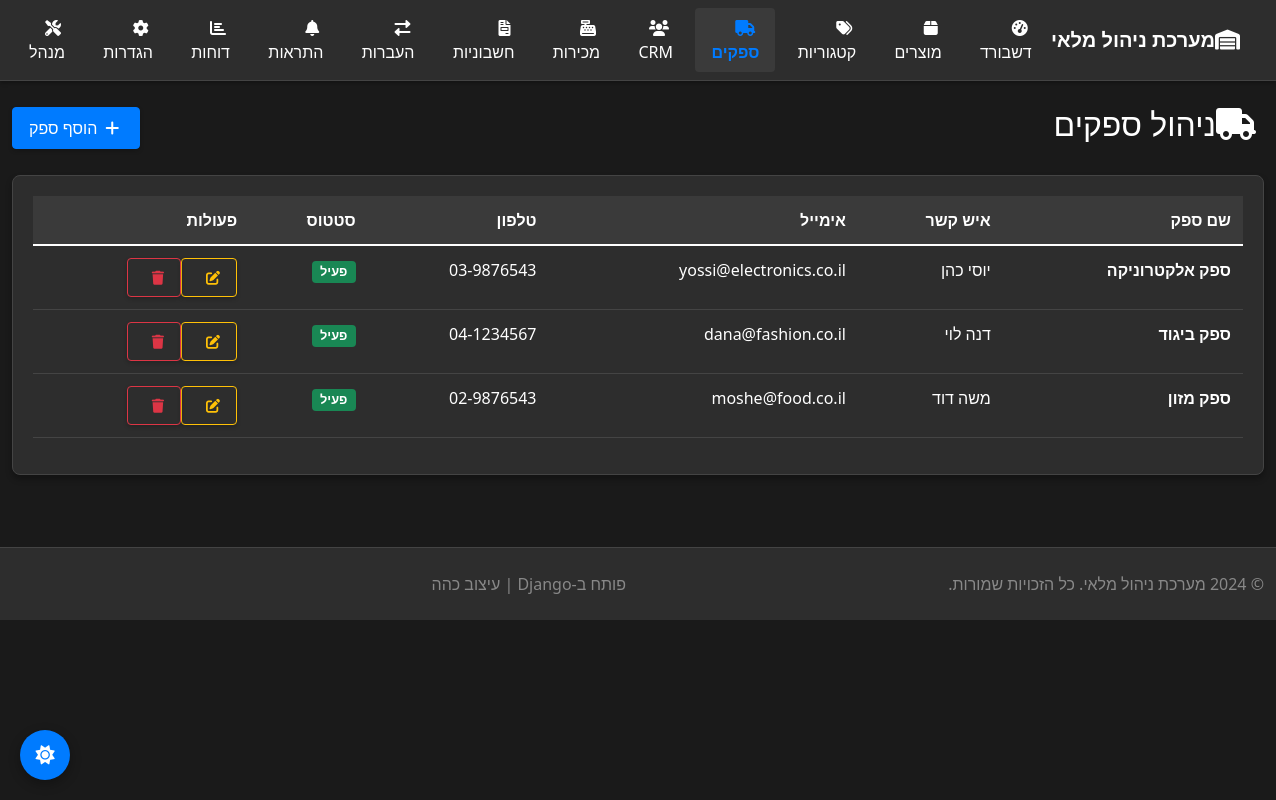
The app's page /inventory/suppliers/ with its own data.
### inventory/models.py (models this page shows, shortened)
class Supplier(models.Model):
    name = models.CharField(max_length=200)
    contact_person = models.CharField(max_length=100, blank=True)
    email = models.EmailField(blank=True)
    phone = models.CharField(max_length=20, blank=True)
    address = models.TextField(blank=True)
    is_active = models.BooleanField(default=True)
    created_at = models.DateTimeField(auto_now_add=True)

### inventory/views.py (the view)
# urls.py: path('suppliers/', views.supplier_list, name='supplier_list'),
def supplier_list(request):
    suppliers = Supplier.objects.all()
    return render(request, 'inventory/supplier_list.html', {'suppliers': suppliers})

### inventory/templates/inventory/supplier_list.html (shortened to what this page needs)
{% extends 'inventory/base.html' %}
{% block content %}
<div class="row">
    <div class="col-12">
        <div class="d-flex justify-content-between align-items-center mb-4">
            <h2><i class="fas fa-truck me-2"></i>ניהול ספקים</h2>
            <a href="{% url 'add_supplier' %}" class="btn btn-primary">
                <i class="fas fa-plus me-1"></i>הוסף ספק
            </a>
        </div>
        <div class="card">
            <div class="card-body">
                {% if suppliers %}
                    <div class="table-responsive">
                        <table class="table table-hover">
                            <thead>
                                <tr>
                                    <th>שם ספק</th>
                                    <th>איש קשר</th>
                                    <th>אימייל</th>
                                    <th>טלפון</th>
                                    <th>סטטוס</th>
                                    <th>פעולות</th>
                                </tr>
                            </thead>
                            <tbody>
                                {% for supplier in suppliers %}
                                <tr>
                                    <td>
                                        <strong>{{ supplier.name }}</strong>
                                    </td>
                                    <td>{{ supplier.contact_person|default:"ללא" }}</td>
                                    <td>{{ supplier.email|default:"ללא" }}</td>
                                    <td>{{ supplier.phone|default:"ללא" }}</td>
                                    <td>
                                        <span class="badge bg-{% if supplier.is_active %}success{% else %}danger{% endif %}">
                                            {% if supplier.is_active %}פעיל{% else %}לא פעיל{% endif %}
                                        </span>
                                    </td>
                                    <td>
                                        <div class="btn-group btn-group-sm">
                                            <a href="{% url 'edit_supplier' supplier.pk %}" class="btn btn-outline-warning" title="ערוך">
                                                <i class="fas fa-edit"></i>
                                            </a>
                                            <a href="{% url 'delete_supplier' supplier.pk %}" class="btn btn-outline-danger" title="מחק">
                                                <i class="fas fa-trash"></i>
                                            </a>
                                        </div>
                                    </td>
                                </tr>
                                {% endfor %}
                            </tbody>
                        </table>
                    </div>
                {% else %}
                    <div class="alert alert-info text-center">
                        <i class="fas fa-info-circle me-2"></i>
                        לא נמצאו ספקים
                    </div>
                {% endif %}
            </div>
        </div>
    </div>
</div>
{% endblock %}

### inventory/static/inventory/css/dark-theme.css (style rules this page uses)
:root { --bg-primary: #1a1a1a; --bg-secondary: #2d2d2d; --bg-tertiary: #3a3a3a; --text-primary: #ffffff; --text-secondary: #b0b0b0; --text-muted: #888888; --border-color: #444444; --accent-color: #007bff; --accent-hover: #0056b3; --success-color: #28a745; --warning-color: #ffc107; --danger-color: #dc3545; --info-color: #17a2b8; }
body { background-color: var(--bg-primary) !important; color: var(--text-primary) !important; font-family: 'Segoe UI', Tahoma, Geneva, Verdana, sans-serif; }
.card { background-color: var(--bg-secondary) !important; border: 1px solid var(--border-color) !important; color: var(--text-primary) !important; box-shadow: 0 4px 6px rgba(0,0,0,0.3) !important; border-radius: 8px !important; margin-bottom: 1.5rem !important; }
.card-body { padding: 1.25rem !important; }
.table { color: var(--text-primary) !important; border-color: var(--border-color) !important; }
.table thead th { background-color: var(--bg-tertiary) !important; color: var(--text-primary) !important; border-color: var(--border-color) !important; font-weight: 600 !important; padding: 0.75rem !important; }
.table tbody td { padding: 0.75rem !important; border-color: var(--border-color) !important; }
.table-hover tbody tr { transition: background-color 0.2s ease !important; }
.btn { font-weight: 500 !important; border-radius: 4px !important; padding: 0.5rem 1rem !important; transition: all 0.3s ease !important; box-shadow: 0 2px 4px rgba(0,0,0,0.2) !important; border-width: 1px !important; }
.btn i { margin-left: 0.5rem !important; }
.btn-primary { background-color: var(--accent-color) !important; border-color: var(--accent-color) !important; color: #ffffff !important; }
.btn-outline-danger { background-color: transparent !important; color: var(--danger-color) !important; border-color: var(--danger-color) !important; }
.btn-outline-warning { background-color: transparent !important; color: var(--warning-color) !important; border-color: var(--warning-color) !important; }
.badge { font-weight: 600 !important; }
.badge.bg-success, .badge.bg-primary, .badge.bg-danger, .badge.bg-warning, .badge.bg-info { color: #ffffff !important; }
a { color: var(--accent-color) !important; }
[dir="rtl"] .table { text-align: right; }

### inventory/templates/inventory/base.html (style rules this page uses)
html, body { background-color: #1a1a1a !important; color: #ffffff !important; }
.table-responsive { max-height: 400px; }
.badge { font-size: 0.8em; }
.card { box-shadow: 0 4px 6px rgba(0,0,0,0.3); }
.btn { box-shadow: 0 2px 4px rgba(0,0,0,0.2); }

### records on screen
Supplier: name "ספק אלקטרוניקה", contact_person "יוסי כהן", email "yossi@electronics.co.il", phone "03-9876543", is_active "פעיל"
Supplier: name "ספק ביגוד", contact_person "דנה לוי", email "dana@fashion.co.il", phone "04-1234567", is_active "פעיל"
Supplier: name "ספק מזון", contact_person "משה דוד", email "moshe@food.co.il", phone "02-9876543", is_active "פעיל"
